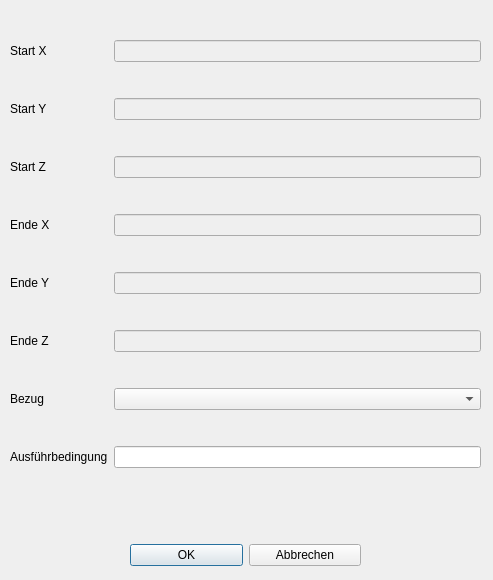
<?xml version="1.0" encoding="UTF-8"?>
<ui version="4.0">
 <class>Dialog_bearb_fgerade</class>
 <widget class="QDialog" name="Dialog_bearb_fgerade">
  <property name="geometry">
   <rect>
    <x>0</x>
    <y>0</y>
    <width>493</width>
    <height>580</height>
   </rect>
  </property>
  <property name="windowTitle">
   <string>Dialog</string>
  </property>
  <widget class="QWidget" name="layoutWidget_2">
   <property name="geometry">
    <rect>
     <x>130</x>
     <y>540</y>
     <width>231</width>
     <height>31</height>
    </rect>
   </property>
   <layout class="QHBoxLayout" name="horizontalLayout">
    <item>
     <widget class="QPushButton" name="btn_ok">
      <property name="text">
       <string>OK</string>
      </property>
     </widget>
    </item>
    <item>
     <widget class="QPushButton" name="btn_abbrechen">
      <property name="text">
       <string>Abbrechen</string>
      </property>
     </widget>
    </item>
   </layout>
  </widget>
  <widget class="QWidget" name="layoutWidget">
   <property name="geometry">
    <rect>
     <x>10</x>
     <y>10</y>
     <width>471</width>
     <height>491</height>
    </rect>
   </property>
   <layout class="QGridLayout" name="gridLayout">
    <item row="8" column="1">
     <widget class="QLineEdit" name="lineEdit_afb"/>
    </item>
    <item row="2" column="1">
     <widget class="QLineEdit" name="lineEdit_ys">
      <property name="enabled">
       <bool>false</bool>
      </property>
     </widget>
    </item>
    <item row="4" column="1">
     <widget class="QLineEdit" name="lineEdit_xe">
      <property name="enabled">
       <bool>false</bool>
      </property>
     </widget>
    </item>
    <item row="3" column="1">
     <widget class="QLineEdit" name="lineEdit_zs">
      <property name="enabled">
       <bool>false</bool>
      </property>
     </widget>
    </item>
    <item row="1" column="1">
     <widget class="QLineEdit" name="lineEdit_xs">
      <property name="enabled">
       <bool>false</bool>
      </property>
     </widget>
    </item>
    <item row="3" column="0">
     <widget class="QLabel" name="label_6">
      <property name="text">
       <string>Start Z</string>
      </property>
     </widget>
    </item>
    <item row="5" column="1">
     <widget class="QLineEdit" name="lineEdit_ye">
      <property name="enabled">
       <bool>false</bool>
      </property>
     </widget>
    </item>
    <item row="7" column="0">
     <widget class="QLabel" name="label_11">
      <property name="text">
       <string>Bezug</string>
      </property>
     </widget>
    </item>
    <item row="4" column="0">
     <widget class="QLabel" name="label_3">
      <property name="text">
       <string>Ende X</string>
      </property>
     </widget>
    </item>
    <item row="6" column="1">
     <widget class="QLineEdit" name="lineEdit_ze">
      <property name="enabled">
       <bool>false</bool>
      </property>
     </widget>
    </item>
    <item row="2" column="0">
     <widget class="QLabel" name="label_5">
      <property name="text">
       <string>Start Y</string>
      </property>
     </widget>
    </item>
    <item row="7" column="1">
     <widget class="QComboBox" name="comboBox_bezug"/>
    </item>
    <item row="5" column="0">
     <widget class="QLabel" name="label_10">
      <property name="text">
       <string>Ende Y</string>
      </property>
     </widget>
    </item>
    <item row="1" column="0">
     <widget class="QLabel" name="label_4">
      <property name="text">
       <string>Start X</string>
      </property>
     </widget>
    </item>
    <item row="8" column="0">
     <widget class="QLabel" name="label_12">
      <property name="text">
       <string>Ausführbedingung</string>
      </property>
     </widget>
    </item>
    <item row="6" column="0">
     <widget class="QLabel" name="label">
      <property name="text">
       <string>Ende Z</string>
      </property>
     </widget>
    </item>
   </layout>
  </widget>
 </widget>
 <tabstops>
  <tabstop>lineEdit_xs</tabstop>
  <tabstop>lineEdit_ys</tabstop>
  <tabstop>lineEdit_zs</tabstop>
  <tabstop>lineEdit_xe</tabstop>
  <tabstop>lineEdit_ye</tabstop>
  <tabstop>lineEdit_ze</tabstop>
  <tabstop>comboBox_bezug</tabstop>
  <tabstop>lineEdit_afb</tabstop>
  <tabstop>btn_ok</tabstop>
  <tabstop>btn_abbrechen</tabstop>
 </tabstops>
 <resources/>
 <connections/>
</ui>
